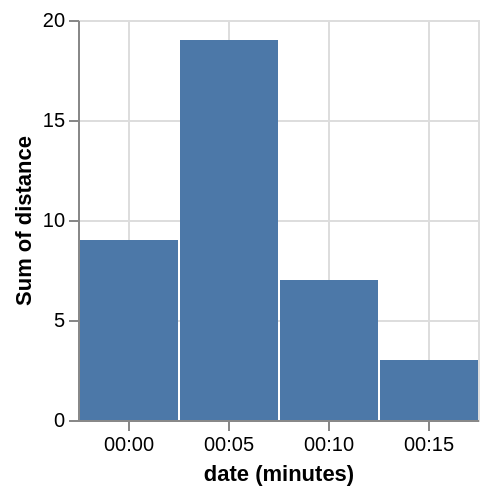

Specify this chart in Vega-Lite:
### Vega specification from a JSON file in a GitHub repository (floating-point values rounded to 4 significant figures)
{"$schema": "https://vega.github.io/schema/vega/v5.json", "description": "Showing sum of distance traveled for each 5-minute interval.", "background": "white", "padding": 5, "width": 200, "height": 200, "style": "cell", "data": [{"name": "source_0", "values": [{"date": "Sun, 01 Jan 2012 00:00:00", "distance": 1}, {"date": "Sun, 01 Jan 2012 00:01:00", "distance": 1}, {"date": "Sun, 01 Jan 2012 00:02:00", "distance": 2}, {"date": "Sun, 01 Jan 2012 00:03:00", "distance": 1}, {"date": "Sun, 01 Jan 2012 00:04:00", "distance": 4}, {"date": "Sun, 01 Jan 2012 00:05:00", "distance": 2}, {"date": "Sun, 01 Jan 2012 00:06:00", "distance": 5}, {"date": "Sun, 01 Jan 2012 00:07:00", "distance": 2}, {"date": "Sun, 01 Jan 2012 00:08:00", "distance": 6}, {"date": "Sun, 01 Jan 2012 00:09:00", "distance": 4}, {"date": "Sun, 01 Jan 2012 00:10:00", "distance": 1}, {"date": "Sun, 01 Jan 2012 00:11:00", "distance": 1}, {"date": "Sun, 01 Jan 2012 00:12:00", "distance": 3}, {"date": "Sun, 01 Jan 2012 00:13:00", "distance": 0}, {"date": "Sun, 01 Jan 2012 00:14:00", "distance": 2}, {"date": "Sun, 01 Jan 2012 00:15:00", "distance": 3}]}, {"name": "data_0", "source": "source_0", "transform": [{"type": "formula", "expr": "toDate(datum[\"date\"])", "as": "date"}, {"field": "date", "type": "timeunit", "units": ["minutes"], "step": 5, "as": ["minutes_step_5_date", "minutes_step_5_date_end"]}, {"type": "formula", "expr": "0.5 * timeOffset('minutes', datum['minutes_step_5_date'], -5) + 0.5 * datum['minutes_step_5_date']", "as": "minutes_step_5_date_offsetted_rect_start"}, {"type": "formula", "expr": "0.5 * datum['minutes_step_5_date'] + 0.5 * datum['minutes_step_5_date_end']", "as": "minutes_step_5_date_offsetted_rect_end"}, {"type": "aggregate", "groupby": ["minutes_step_5_date", "minutes_step_5_date_end", "minutes_step_5_date_offsetted_rect_start", "minutes_step_5_date_offsetted_rect_end"], "ops": ["sum"], "fields": ["distance"], "as": ["sum_distance"]}, {"type": "filter", "expr": "(isDate(datum[\"minutes_step_5_date\"]) || (isValid(datum[\"minutes_step_5_date\"]) && isFinite(+datum[\"minutes_step_5_date\"]))) && isValid(datum[\"sum_distance\"]) && isFinite(+datum[\"sum_distance\"])"}]}], "marks": [{"name": "marks", "type": "rect", "style": ["bar"], "from": {"data": "data_0"}, "encode": {"update": {"fill": {"value": "#4c78a8"}, "ariaRoleDescription": {"value": "bar"}, "description": {"signal": "\"date (minutes): \" + (timeFormat(datum[\"minutes_step_5_date\"], timeUnitSpecifier([\"minutes\"], {\"year-month\":\"%b %Y \",\"year-month-date\":\"%b %d, %Y \"}))) + \"; Sum of distance: \" + (format(datum[\"sum_distance\"], \"\"))"}, "x2": {"scale": "x", "field": "minutes_step_5_date_offsetted_rect_start", "offset": {"signal": "0.5 + (abs(scale(\"x\", datum[\"minutes_step_5_date_end\"]) - scale(\"x\", datum[\"minutes_step_5_date\"])) < 0.25 ? -0.5 * (0.25 - (abs(scale(\"x\", datum[\"minutes_step_5_date_end\"]) - scale(\"x\", datum[\"minutes_step_5_date\"])))) : 0.5)"}}, "x": {"scale": "x", "field": "minutes_step_5_date_offsetted_rect_end", "offset": {"signal": "0.5 + (abs(scale(\"x\", datum[\"minutes_step_5_date_end\"]) - scale(\"x\", datum[\"minutes_step_5_date\"])) < 0.25 ? 0.5 * (0.25 - (abs(scale(\"x\", datum[\"minutes_step_5_date_end\"]) - scale(\"x\", datum[\"minutes_step_5_date\"])))) : -0.5)"}}, "y": {"scale": "y", "field": "sum_distance"}, "y2": {"scale": "y", "value": 0}}}}], "scales": [{"name": "x", "type": "time", "domain": {"data": "data_0", "fields": ["minutes_step_5_date_offsetted_rect_start", "minutes_step_5_date_offsetted_rect_end"]}, "range": [0, {"signal": "width"}]}, {"name": "y", "type": "linear", "domain": {"data": "data_0", "field": "sum_distance"}, "range": [{"signal": "height"}, 0], "nice": true, "zero": true}], "axes": [{"scale": "x", "orient": "bottom", "gridScale": "y", "grid": true, "tickCount": {"signal": "ceil(width/40)"}, "tickMinStep": {"signal": "datetime(2001, 0, 1, 0, 5, 0, 0) - datetime(2001, 0, 1, 0, 0, 0, 0)"}, "domain": false, "labels": false, "aria": false, "maxExtent": 0, "minExtent": 0, "ticks": false, "zindex": 0}, {"scale": "y", "orient": "left", "gridScale": "x", "grid": true, "tickCount": {"signal": "ceil(height/40)"}, "domain": false, "labels": false, "aria": false, "maxExtent": 0, "minExtent": 0, "ticks": false, "zindex": 0}, {"scale": "x", "orient": "bottom", "grid": false, "title": "date (minutes)", "format": {"signal": "timeUnitSpecifier([\"minutes\"], {\"year-month\":\"%b %Y \",\"year-month-date\":\"%b %d, %Y \"})"}, "labelFlush": true, "labelOverlap": true, "tickCount": {"signal": "ceil(width/40)"}, "tickMinStep": {"signal": "datetime(2001, 0, 1, 0, 5, 0, 0) - datetime(2001, 0, 1, 0, 0, 0, 0)"}, "zindex": 0}, {"scale": "y", "orient": "left", "grid": false, "title": "Sum of distance", "labelOverlap": true, "tickCount": {"signal": "ceil(height/40)"}, "zindex": 0}]}
